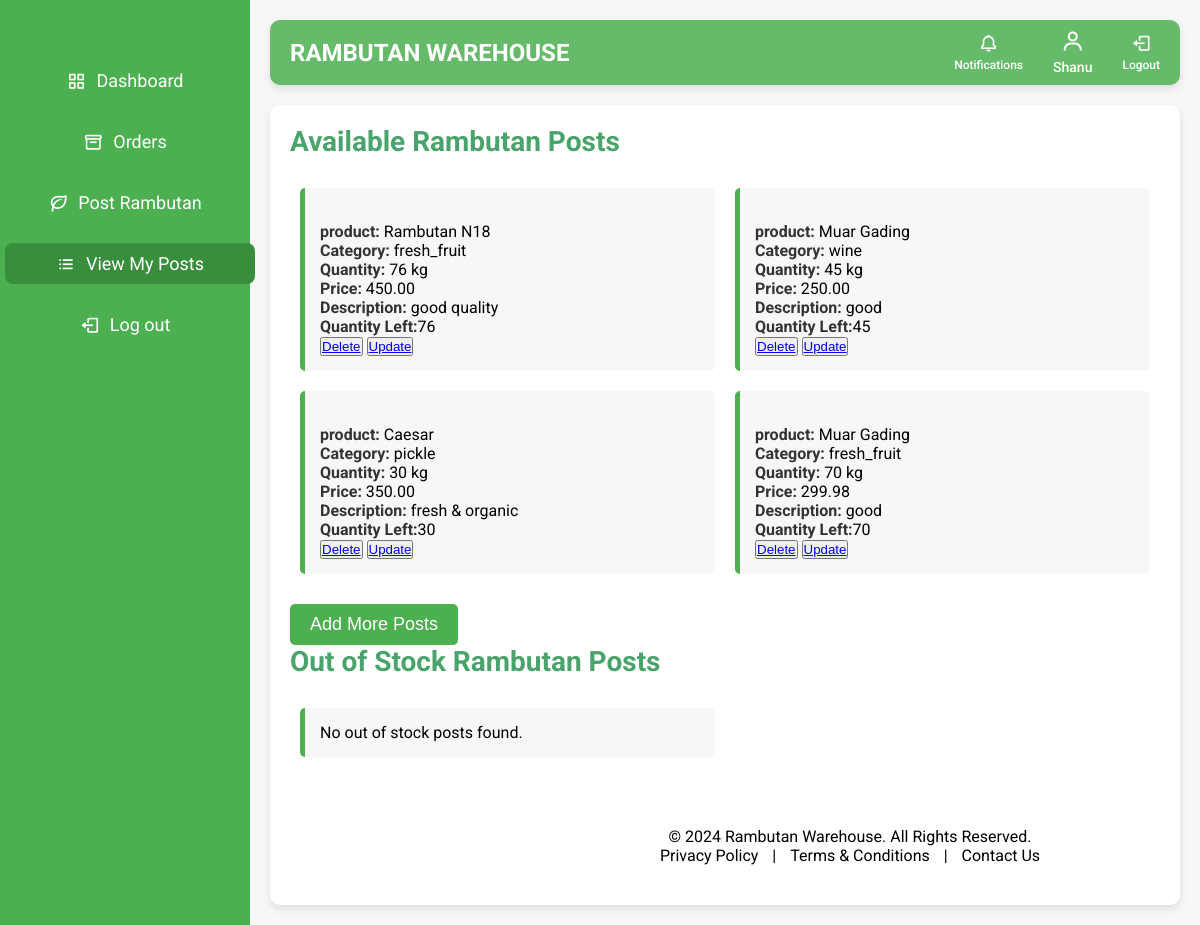
Page /view_posts/ (signed in) on the committed database.
### warehouse/models.py (models this page shows, shortened)
class Registeruser(AbstractUser):
    username = models.EmailField(unique=True)
    name = models.CharField(max_length=50,default='noname')
    contact = models.CharField(max_length=250, blank=True)
    address = models.CharField(max_length=250, blank=True)
    place = models.CharField(max_length=100, blank=True)
    role = models.CharField(max_length=10, choices=ROLE_CHOICES)
    is_active = models.BooleanField(default=True)
    groups = models.ManyToManyField(
        Group,
        related_name='registeruser_set',  # Custom related_name
        blank=True,
        help_text='The groups this user belongs to. A user will get all permissions granted to each of their groups.'
    )
    user_permissions = models.ManyToManyField(
        Permission,
        related_name='registeruser_set',  # Custom related_name
        blank=True,
        help_text='Specific permissions for this user.'
    )

class RambutanPost(models.Model):
    farmer = models.ForeignKey('FarmerDetails', on_delete=models.CASCADE, related_name='rambutan_posts')
    PRODUCT_CHOICES = sorted([
        ('Binjai', 'Binjai'),
        ('Caesar', 'Caesar'),
        ('E35', 'E35'),
        ('Hg Deli Baling', 'Hg Deli Baling'),
        ('Jarum Emas', 'Jarum Emas'),
        ('Maharlika', 'Maharlika'),
        ('Malwana', 'Malwana'),
        ('Muar Gading', 'Muar Gading'),
        ('Rambutan N18', 'Rambutan N18'),
        ('Rongrien', 'Rongrien'),
        ('School Boy', 'School Boy'),
        ('other', 'Other')  # 'Other' option placed last
    ], key=lambda x: (x[0] != 'other', x[0]))  # Ensures 'Other' is last
    product = models.CharField(max_length=255, choices=PRODUCT_CHOICES)
    CATEGORY_CHOICES = [
        ('fresh_fruit', 'Fresh Fruit'),
        ('juice', 'Juice'),
        ('pickle', 'Pickle'),
        ('wine', 'Wine'),
    ]
    category = models.CharField(max_length=20, choices=CATEGORY_CHOICES)
    quantity_type = models.CharField(max_length=10, choices=[('kg', 'Kilograms'), ('L', 'Litres')])
    quantity = models.PositiveIntegerField(default=1)
    quantity_left = models.PositiveIntegerField(default=0)
    price = models.DecimalField(max_digits=10, decimal_places=2)
    image = models.ImageField(upload_to='rambutan_images/')
    description = models.TextField()
    created_at = models.DateTimeField(auto_now_add=True)
    is_available = models.BooleanField(default=True)

### warehouse/views.py (the view)
# urls.py: path('view_posts/',views.view_posts,name='view_posts'),
@login_required
@cache_control(no_cache=True, must_revalidate=True, no_store=True)
def view_posts(request):
    user = request.user
    try:
        farmer_details = user.farmerdetails
        available_posts = RambutanPost.objects.filter(farmer=farmer_details, is_available=True)
        out_of_stock_posts = RambutanPost.objects.filter(farmer=farmer_details, is_available=False, quantity_left=0)
        unavailable_posts = RambutanPost.objects.filter(farmer=farmer_details, is_available=False).exclude(quantity_left=0)
    except FarmerDetails.DoesNotExist:
        return redirect('farmer_details')
    context = {
        'available_posts': available_posts,
        'out_of_stock_posts': out_of_stock_posts,
        'unavailable_posts': unavailable_posts,
        'user': user,
    }
    return render(request, 'view_posts.html', context)

### warehouse/templates/view_posts.html (shortened to what this page needs)
<!DOCTYPE html>
<html lang="en" dir="ltr">
<head>
  <link href="https://unpkg.com/boxicons@2.0.7/css/boxicons.min.css" rel="stylesheet">
  <link href="https://cdn.jsdelivr.net/npm/sweetalert2@11/dist/sweetalert2.min.css" rel="stylesheet">
</head>
<body>
  <div class="sidebar">
    <ul class="nav-links">
      <li>
        <a href="{% url 'farmer_dashboard' %}" >
          <i class='bx bx-grid-alt'></i>
          <span class="links_name">Dashboard</span>
        </a>
      </li>
      <li>
        <a href="{% url 'farmer_orders' %}">
          <i class='bx bx-box'></i>
          <span class="links_name">Orders</span>
        </a>
      </li>
      <li>
        <a href="{% url 'post_rambutan' %}">
          <i class='bx bx-leaf'></i>
          <span class="links_name">Post Rambutan</span>
        </a>
      </li>
      <li>
        <a href="{% url 'view_posts' %}" class="active">
          <i class='bx bx-list-ul'></i>
          <span class="links_name">View My Posts</span>
        </a>
      </li>
      <li class="log_out">
        <a href="{% url 'logout' %}">
          <i class='bx bx-log-out'></i>
          <span class="links_name">Log out</span>
        </a>
      </li>
    </ul>
  </div>
  <section class="home-section">
    <nav class="top-navbar">
      <div class="logo">
        <span class="logo-text">Rambutan Warehouse</span>
      </div>
      <ul class="nav-icons">
        <li>
          <a href="{% url 'order_notifications' %}">
            <i class="bx bx-bell"></i>
            <span class="icon-name">Notifications</span>
          </a>
        </li>
        <li class="user-profile">
          <a href="#">
            <i class='bx bx-user'></i>
            <span class="icon-name">{{ user.name }}</span>
          </a>
        </li>
        <li>
          <a href="{% url 'logout' %}">
            <i class='bx bx-log-out'></i>
            <span class="icon-name">Logout</span>
          </a>
        </li>
      </ul>
    </nav>
    <div class="home-content">
      <div class="posts-section">
        <h2>Available Rambutan Posts</h2>
        <ul>
          {% for post in available_posts %}
          <li>
            <img src="/media/{{ post.image }}" alt="{{ post.name }}" width="100px"><br>
            <strong>product:</strong> {{ post.product }}<br>
            <strong>Category:</strong> {{ post.category }}<br>
            <strong>Quantity:</strong> {{ post.quantity }}  {{post.quantity_type }}<br>
            <strong>Price:</strong> {{ post.price }}<br>
            <strong>Description:</strong> {{ post.description }}<br>
            <strong>Quantity Left:</strong>{{ post.quantity_left }}<br>
            <button><a href="{% url 'delete_post' post.id %}">Delete</a></button>
            <button><a href="{% url 'update_post' post.id %}">Update</a></button>
          </li>
          {% empty %}
          <li>No available posts found. Add your first rambutan post.</li>
          {% endfor %}
        </ul>
        <a href="{% url 'post_rambutan' %}">
          <button class="submit-button">Add More Posts</button>
        </a>
      </div>
      <div class="posts-section">
        <h2>Out of Stock Rambutan Posts</h2>
        <ul>
            {% for post in out_of_stock_posts %}
            <li>
                <img src="/media/{{ post.image }}" alt="{{ post.name }}" width="100px"><br>
                <strong>Name:</strong> {{ post.product }}<br>
                <strong>Category:</strong> {{ post.category }}<br>
                <strong>Quantity:</strong> {{ post.quantity_left }} {{post.quantity_type }}<br>
                <strong>Price:</strong> {{ post.price }}<br>
                <strong>Description:</strong> {{ post.description }}<br>
                <strong>Status:</strong> Out of Stock<br>
                <button><a href="{% url 'delete_post' post.id %}">Delete</a></button>
                <button><a href="{% url 'update_quantity' post.id %}">Update</a></button>
            </li>
            {% empty %}
            <li>No out of stock posts found.</li>
            {% endfor %}
        </ul>
      </div>
  <footer>
    <p>&copy; 2024 Rambutan Warehouse. All Rights Reserved.</p>
    <a href="#">Privacy Policy</a> |
    <a href="#">Terms & Conditions</a> |
    <a href="#">Contact Us</a>
  </footer>
  </section>
</body>
</html>

### warehouse/templates/view_posts.html (style rules this page uses)
body { font-family: 'Roboto', sans-serif; margin: 0; padding: 0; background-color: #f7f7f7; }
* { margin: 0; padding: 0; box-sizing: border-box; }
:root { --primary-color: #4CAF50; --secondary-color: #66BB6A; --accent-color: #388e3c; --light-bg: #f0f4f3; --dark-bg: #333; --text-color: #333; --white: #ffffff; --font-family: 'Roboto', sans-serif; --font-family-logo: 'Fredoka One', cursive; }
body { font-family: var(--font-family); background-color: var(--light-bg); display: flex; min-height: 100vh; }
.sidebar { background-color: var(--primary-color); width: 250px; position: fixed; top: 0; left: 0; height: 100%; padding-top: 40px; transition: width 0.3s ease; z-index: 1000; }
.sidebar ul { list-style: none; }
.sidebar ul li { margin: 20px 0; text-align: center; }
.sidebar ul li a { text-decoration: none; color: var(--white); font-size: 18px; display: flex; align-items: center; justify-content: center; padding: 10px 20px; border-radius: 8px; transition: background-color 0.3s, transform 0.3s; }
.sidebar ul li a:hover, .sidebar ul li a.active { background-color: var(--accent-color); transform: translateX(5px); }
.sidebar ul li a i { margin-right: 10px; font-size: 20px; }
.home-section { margin-left: 250px; padding: 20px; width: calc(100% - 250px); transition: margin-left 0.3s ease, width 0.3s ease; display: flex; flex-direction: column; min-height: 100vh; }
.top-navbar { background-color: var(--secondary-color); padding: 10px 20px; display: flex; justify-content: space-between; align-items: center; border-radius: 10px; box-shadow: 0 4px 8px rgba(0, 0, 0, 0.1); margin-bottom: 20px; }
.logo-text { font-size: 24px; color: white; font-weight: bold; text-transform: uppercase; }
.top-navbar ul.nav-icons { list-style: none; display: flex; gap: 30px; align-items: center; }
.top-navbar ul.nav-icons li a { text-decoration: none; color: var(--white); font-size: 20px; display: flex; flex-direction: column; align-items: center; transition: color 0.3s; position: relative; }
.top-navbar ul.nav-icons li a .icon-name { font-size: 12px; margin-top: 5px; font-weight: 500; }
.top-navbar ul.nav-icons li.user-profile a i { font-size: 24px; color: var(--white); }
.top-navbar ul.nav-icons li.user-profile a .icon-name { font-size: 14px; color: var(--white); }
.home-section { margin-left: 250px; padding: 20px; background-color: #f7f7f7; min-height: 100vh; }
.top-navbar ul.nav-icons li.user-profile a { display: flex; flex-direction: column; align-items: center; }
.top-navbar ul.nav-icons li.user-profile a .icon-name { font-size: 14px; margin-top: 5px; }
.home-content { background-color: white; padding: 20px; border-radius: 10px; box-shadow: 0 4px 8px rgba(0, 0, 0, 0.1); }
.posts-section h2 { font-size: 28px; color: #49a36b; margin-bottom: 20px; }
.posts-section ul { list-style: none; padding: 0; display: flex; flex-wrap: wrap; }
.posts-section li { width: calc(50% - 20px); margin: 10px; padding: 15px; background-color: #f7f7f7; border-radius: 5px; border-left: 5px solid #4CAF50; box-sizing: border-box; }
.posts-section li strong { color: #333; }
.submit-button { background-color: #4CAF50; color: white; padding: 10px 20px; border: none; border-radius: 5px; cursor: pointer; font-size: 18px; margin-top: 20px; }
footer { width: calc(100% - 250px); margin-left: 250px; margin-top: 40px; padding: 20px; color: var(--black); text-align: center; border-radius: 10px; }
footer a { color: var(--black); text-decoration: none; margin: 0 10px; transition: color 0.3s; }

### rows in the picture
Registeruser: name "Shanu"
RambutanPost: product "Rambutan N18", category "fresh_fruit", quantity "76", quantity_type "kg", price "450.00", description "good quality", quantity_left "76"
RambutanPost: product "Muar Gading", category "wine", quantity "45", quantity_type "kg", price "250.00", description "good", quantity_left "45"
RambutanPost: product "Caesar", category "pickle", quantity "30", quantity_type "kg", price "350.00", description "fresh & organic", quantity_left "30"
RambutanPost: product "Muar Gading", category "fresh_fruit", quantity "70", quantity_type "kg", price "299.98", description "good", quantity_left "70"
